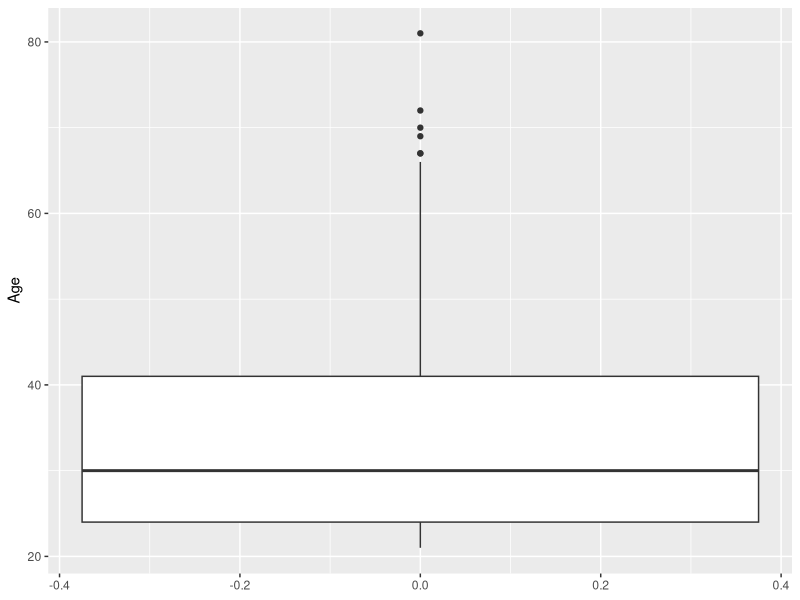
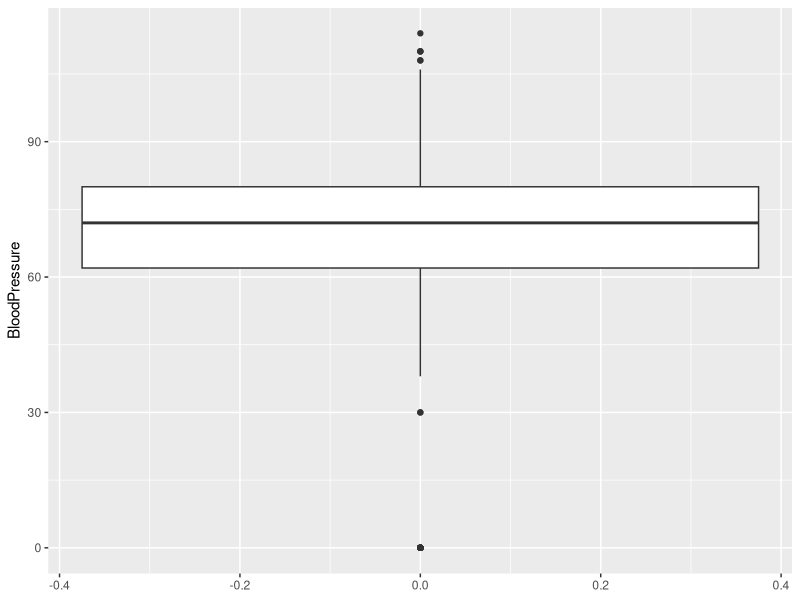
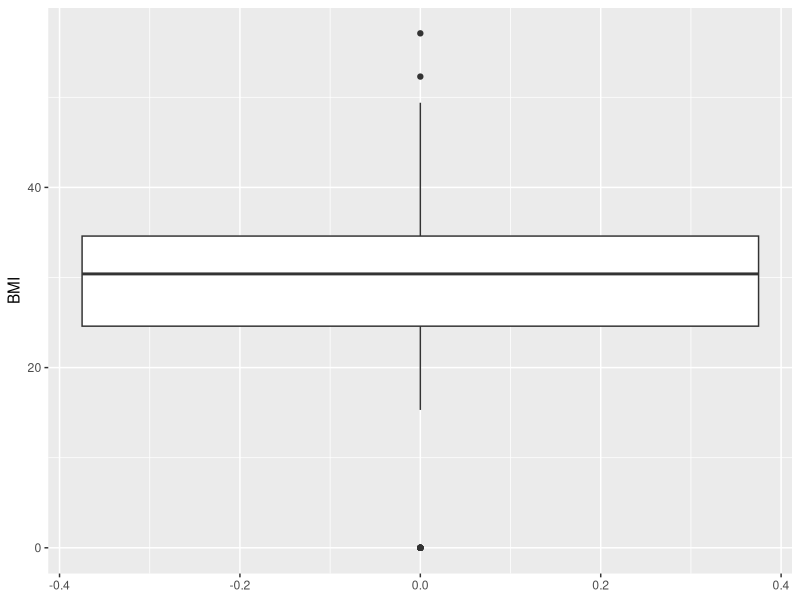
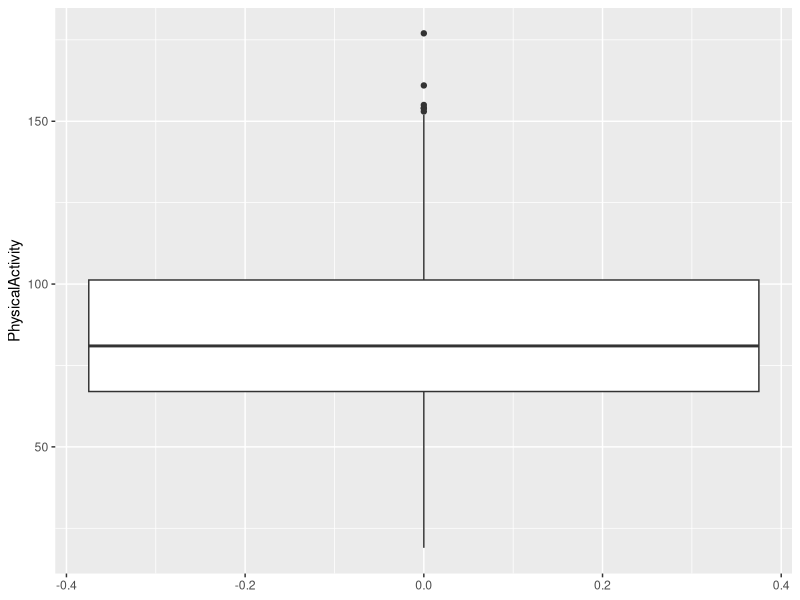

Generate these figures, in order, with R: (Note: this script raises an error after producing the figures.)
## ---- chunk 1
library(tidyverse)
library(readxl)
## ---- chunk 2
diabetes_clinical <- read_excel('../data/diabetes_clinical_toy_messy.xlsx')
head(diabetes_clinical)
## ---- chunk 3
colSums(is.na(diabetes_clinical))
## ---- chunk 4
table(diabetes_clinical$Sex)
table(diabetes_clinical$Smoker)
table(diabetes_clinical$Diabetes)
## ---- chunk 5
diabetes_clinical %>% 
  ggplot(aes(y = Age)) + 
  geom_boxplot()
## ---- chunk 6
diabetes_clinical %>% 
  ggplot(aes(y = BloodPressure)) + 
  geom_boxplot()
## ---- chunk 7
diabetes_clinical %>% 
  ggplot(aes(y = BMI)) + 
  geom_boxplot()
## ---- chunk 8
diabetes_clinical %>% 
  ggplot(aes(y = PhysicalActivity)) + 
  geom_boxplot()
## ---- chunk 9
nrow(diabetes_clinical)
## ---- chunk 10
diabetes_clinical_clean <- diabetes_clinical %>% 
  mutate(Sex = str_to_title(Sex),
         Diabetes = Diabetes %>% factor()) %>% 
  filter(BMI != 0, BloodPressure != 0) 
## ---- chunk 11
diabetes_clinical_clean$Sex %>% unique()
## ---- chunk 12
nrow(diabetes_clinical_clean)
## ---- chunk 13
diabetes_meta <- read_delim('../data/diabetes_meta_toy_messy.csv')
head(diabetes_meta)
## ---- chunk 14
colSums(is.na(diabetes_meta))
## ---- chunk 15
table(diabetes_meta$Married)
table(diabetes_meta$Work)
## ---- chunk 16
unique(diabetes_meta$Married)
## ---- chunk 17
nrow(diabetes_meta)
## ---- chunk 18
diabetes_meta_clean <- diabetes_meta %>% 
  mutate(Married = str_trim(Married),
         ID = as.numeric(ID))
## ---- chunk 19
unique(diabetes_meta_clean$Married)
## ---- chunk 20
nrow(diabetes_meta_clean)
## ---- chunk 21
diabetes_join <- diabetes_clinical_clean %>% 
  left_join(diabetes_meta_clean, by = 'ID')
## ---- chunk 22
nrow(diabetes_join)
## ---- chunk 23
writexl::write_xlsx(diabetes_join, '../out/diabetes_join.xlsx')
